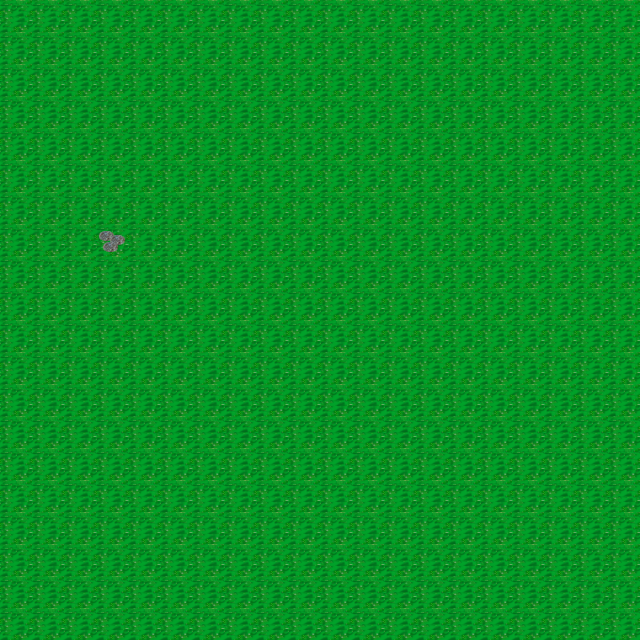

Below is a game level as drawn by its tile map, then a one-line description and the .tmx that defines it (tile-layer data replaced by summaries):
An orthogonal 20x20 tile map with 32x32 px tiles, 1 tile layer (Kachelebene) and 202 objects.

<map version="1.2" tiledversion="1.2.4" orientation="orthogonal" renderorder="right-down" width="20" height="20" tilewidth="32" tileheight="32" infinite="0" nextlayerid="6" nextobjectid="260">
 <tileset firstgid="1" name="TIleset1" tilewidth="32" tileheight="32" tilecount="143" columns="11">
  <image source="Texturen/Tileset.png" width="352" height="416" />
  <terraintypes>
   <terrain name="Weg" tile="51" />
   <terrain name="Weg2" tile="35" />
   <terrain name="wasser" tile="1" />
   <terrain name="Wasser2" tile="48" />
   <terrain name="Wasser3" tile="94" />
   <terrain name="Wasser4" tile="42" />
  </terraintypes>
  <tile id="0" terrain="2,2,2,2" />
  <tile id="1" terrain=",2,,2" />
  <tile id="2" terrain="2,,2," />
  <tile id="3" terrain=",,2,2" />
  <tile id="5" terrain="1,1,," />
  <tile id="6" terrain="1,,1," />
  <tile id="7" terrain=",,,1" />
  <tile id="8" terrain=",,1," />
  <tile id="9" terrain=",0,,0" />
  <tile id="10" terrain="0,,0," />
  <tile id="11" terrain=",,,2" />
  <tile id="12" terrain=",,2," />
  <tile id="14" terrain="2,2,," />
  <tile id="16" terrain=",1,,1" />
  <tile id="17" terrain=",,1,1" />
  <tile id="18" terrain=",1,," />
  <tile id="19" terrain="1,,," />
  <tile id="21" terrain=",,0,0" />
  <tile id="22" terrain=",2,," />
  <tile id="23" terrain="2,,," />
  <tile id="29" terrain="1,1,1," />
  <tile id="30" terrain="1,1,,1" />
  <tile id="32" terrain="0,0,," />
  <tile id="35" terrain="1,1,1,1" />
  <tile id="36" terrain="3,,3," />
  <tile id="37" terrain=",,3,3" />
  <tile id="38" terrain="2,2,2," />
  <tile id="39" terrain="2,2,,2" />
  <tile id="40" terrain="1,,1,1" />
  <tile id="41" terrain=",1,1,1" />
  <tile id="42" terrain=",5,,5" />
  <tile id="43" terrain="5,,5," />
  <tile id="45" terrain=",,,3" />
  <tile id="46" terrain=",,3," />
  <tile id="47" terrain="3,3,," />
  <tile id="48" terrain=",3,,3" />
  <tile id="49" terrain="2,,2,2" />
  <tile id="50" terrain=",2,2,2" />
  <tile id="51" terrain="0,0,0,0" />
  <tile id="52" terrain="0,,0,0">
   <objectgroup draworder="index">
    <object id="1" x="0" y="0">
     <polygon points="0,0 0,12 32,13 32,0" />
    </object>
   </objectgroup>
  </tile>
  <tile id="53" terrain="0,0,0," />
  <tile id="54" terrain=",,5,5" />
  <tile id="56" terrain=",3,," />
  <tile id="57" terrain="3,,," />
  <tile id="60" terrain="3,3,3," />
  <tile id="61" terrain="3,3,,3" />
  <tile id="62" terrain="4,4,4," />
  <tile id="63" terrain="4,4,,4" />
  <tile id="64" terrain="0,0,,0" />
  <tile id="65" terrain="5,5,," />
  <tile id="67" terrain="3,3,3,3" />
  <tile id="68" terrain="4,4,4,4" />
  <tile id="71" terrain="3,,3,3" />
  <tile id="72" terrain=",3,3,3" />
  <tile id="73" terrain="4,,4,4" />
  <tile id="74" terrain=",4,4,4" />
  <tile id="75" terrain=",,,0" />
  <tile id="76" terrain=",,0," />
  <tile id="77" terrain=",0,0,0" />
  <tile id="78" terrain="5,5,5,5" />
  <tile id="82" terrain="4,,4," />
  <tile id="83" terrain="4,4,," />
  <tile id="84" terrain=",,,4" />
  <tile id="85" terrain=",,4," />
  <tile id="86" terrain=",0,," />
  <tile id="87" terrain="0,,," />
  <tile id="93" terrain=",,4,4" />
  <tile id="94" terrain=",4,,4" />
  <tile id="95" terrain=",4,," />
  <tile id="96" terrain="4,,," />
  <tile id="127" terrain="5,5,5," />
  <tile id="128" terrain="5,5,,5" />
  <tile id="129" terrain=",,,5" />
  <tile id="138" terrain="5,,5,5" />
  <tile id="139" terrain=",5,5,5" />
  <tile id="140" terrain=",5,," />
  <tile id="141" terrain=",,5," />
  <tile id="142" terrain="5,,," />
 </tileset>
 <layer id="1" name="Kachelebene" width="20" height="20">
  <data>[400 cells, 400 non-empty, 2 distinct tile ids]</data>
 </layer>
 <objectgroup id="2" name="Objektebene">
  <object id="12" gid="1" x="480" y="160" width="32" height="32" />
  <object id="13" gid="1" x="480" y="128" width="32" height="32" />
  <object id="14" gid="1" x="512" y="128" width="32" height="32" />
  <object id="15" gid="1" x="512" y="160" width="32" height="32" />
  <object id="16" gid="1" x="448" y="192" width="32" height="32" />
  <object id="17" gid="1" x="480" y="192" width="32" height="32" />
  <object id="18" gid="1" x="512" y="192" width="32" height="32" />
  <object id="19" gid="1" x="544" y="160" width="32" height="32" />
  <object id="20" gid="1" x="544" y="128" width="32" height="32" />
  <object id="21" gid="1" x="512" y="96" width="32" height="32" />
  <object id="22" gid="1" x="480" y="96" width="32" height="32" />
  <object id="23" gid="1" x="448" y="128" width="32" height="32" />
  <object id="24" gid="1" x="448" y="160" width="32" height="32" />
  <object id="25" gid="1" x="416" y="192" width="32" height="32" />
  <object id="26" gid="1" x="416" y="160" width="32" height="32" />
  <object id="27" gid="1" x="416" y="128" width="32" height="32" />
  <object id="28" gid="1" x="448" y="96" width="32" height="32" />
  <object id="29" gid="1" x="448" y="224" width="32" height="32" />
  <object id="30" gid="1" x="448" y="224" width="32" height="32" />
  <object id="31" gid="1" x="480" y="224" width="32" height="32" />
  <object id="32" gid="1" x="544" y="96" width="32" height="32" />
  <object id="33" gid="1" x="544" y="192" width="32" height="32" />
  <object id="34" gid="1" x="512" y="224" width="32" height="32" />
  <object id="35" gid="37" x="576" y="96" width="32" height="32" />
  <object id="36" gid="37" x="576" y="128" width="32" height="32" />
  <object id="37" gid="37" x="576" y="160" width="32" height="32" />
  <object id="38" gid="37" x="576" y="192" width="32" height="32" />
  <object id="39" gid="58" x="576" y="224" width="32" height="32" />
  <object id="40" gid="61" x="544" y="224" width="32" height="32" />
  <object id="41" gid="58" x="544" y="256" width="32" height="32" />
  <object id="42" gid="48" x="480" y="256" width="32" height="32" />
  <object id="43" gid="48" x="544" y="256" width="32" height="32" />
  <object id="44" gid="48" x="512" y="256" width="32" height="32" />
  <object id="45" gid="58" x="544" y="256" width="32" height="32" />
  <object id="46" gid="48" x="448" y="256" width="32" height="32" />
  <object id="47" gid="57" x="416" y="256" width="32" height="32" />
  <object id="48" gid="57" x="384" y="224" width="32" height="32" />
  <object id="49" gid="62" x="416" y="224" width="32" height="32" />
  <object id="50" gid="49" x="384" y="128" width="32" height="32" />
  <object id="51" gid="49" x="384" y="160" width="32" height="32" />
  <object id="52" gid="49" x="384" y="192" width="32" height="32" />
  <object id="53" gid="73" x="416" y="96" width="32" height="32" />
  <object id="54" gid="46" x="384" y="96" width="32" height="32" />
  <object id="55" gid="46" x="416" y="64" width="32" height="32" />
  <object id="56" gid="38" x="448" y="64" width="32" height="32" />
  <object id="57" gid="38" x="448" y="64" width="32" height="32" />
  <object id="58" gid="38" x="480" y="64" width="32" height="32" />
  <object id="59" gid="38" x="544" y="64" width="32" height="32" />
  <object id="60" gid="38" x="544" y="64" width="32" height="32" />
  <object id="61" gid="38" x="512" y="64" width="32" height="32" />
  <object id="62" gid="47" x="576" y="64" width="32" height="32" />
  <object id="109" gid="27" x="512" y="128" width="32" height="32" />
  <object id="110" gid="27" x="448" y="224" width="32" height="32" />
  <object id="111" gid="70" x="416" y="544" width="32" height="32" />
  <object id="112" gid="70" x="448" y="544" width="32" height="32" />
  <object id="113" gid="70" x="480" y="544" width="32" height="32" />
  <object id="114" gid="70" x="512" y="544" width="32" height="32" />
  <object id="115" gid="70" x="544" y="544" width="32" height="32" />
  <object id="116" gid="70" x="576" y="544" width="32" height="32" />
  </objectgroup>
 <objectgroup id="5" name="weg">
  <!-- 85 objects omitted --></objectgroup>
</map>
<!-- 142 of 202 objects omitted -->